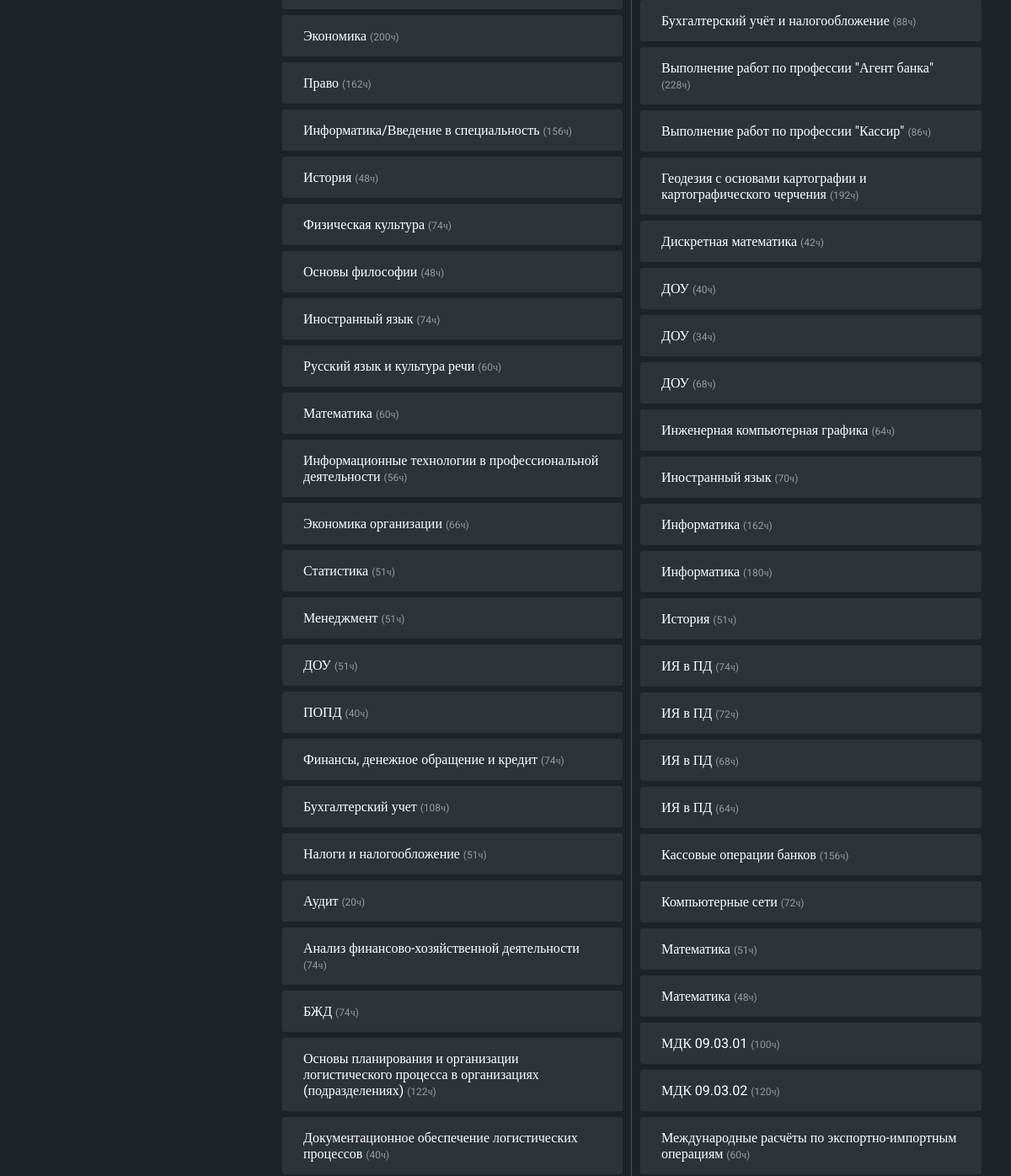
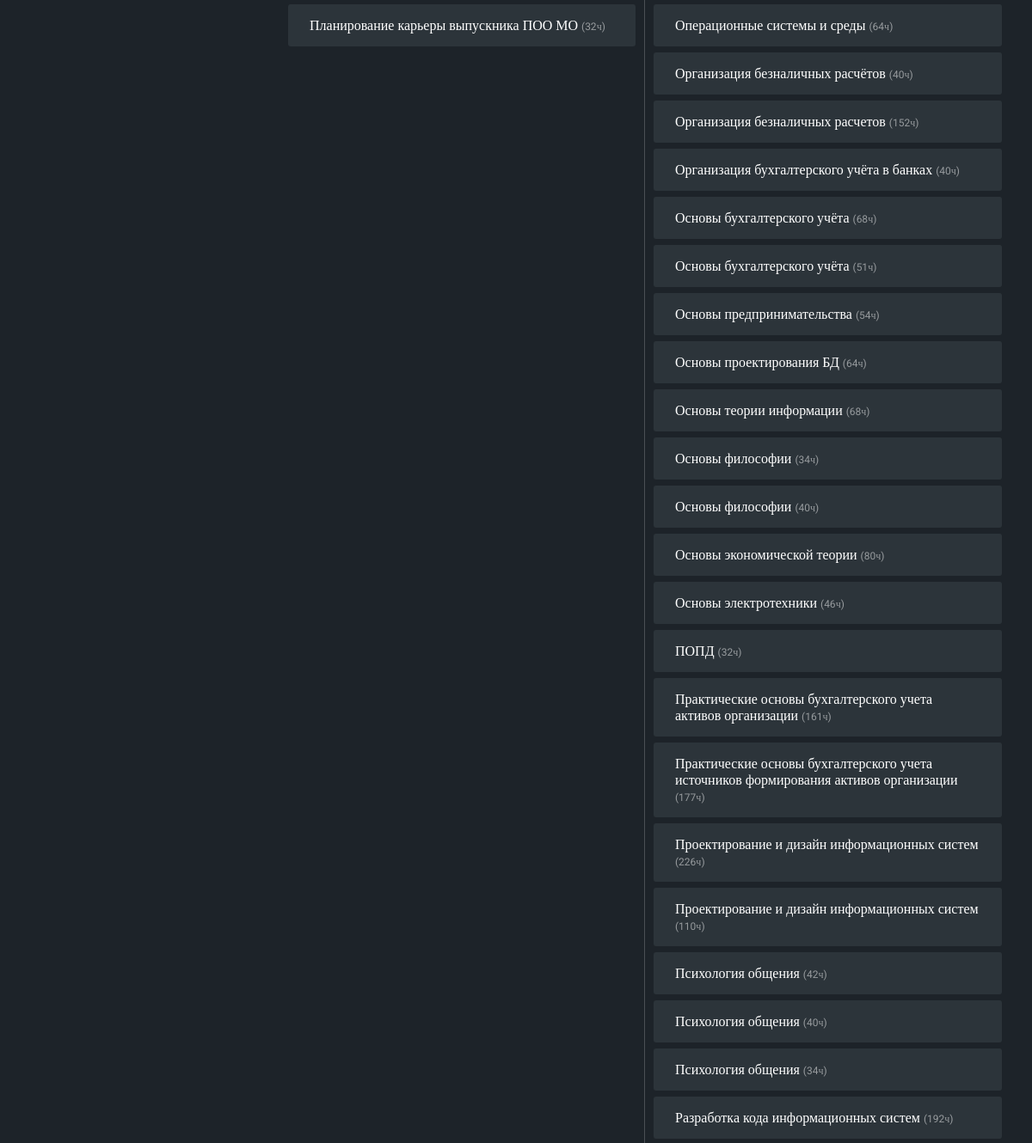
/pages/admin/edit_spec_subjects.php?id=08.01.71 (signed in, middle part), run on an earlier commit of the app's database (2 pictures, top to bottom).
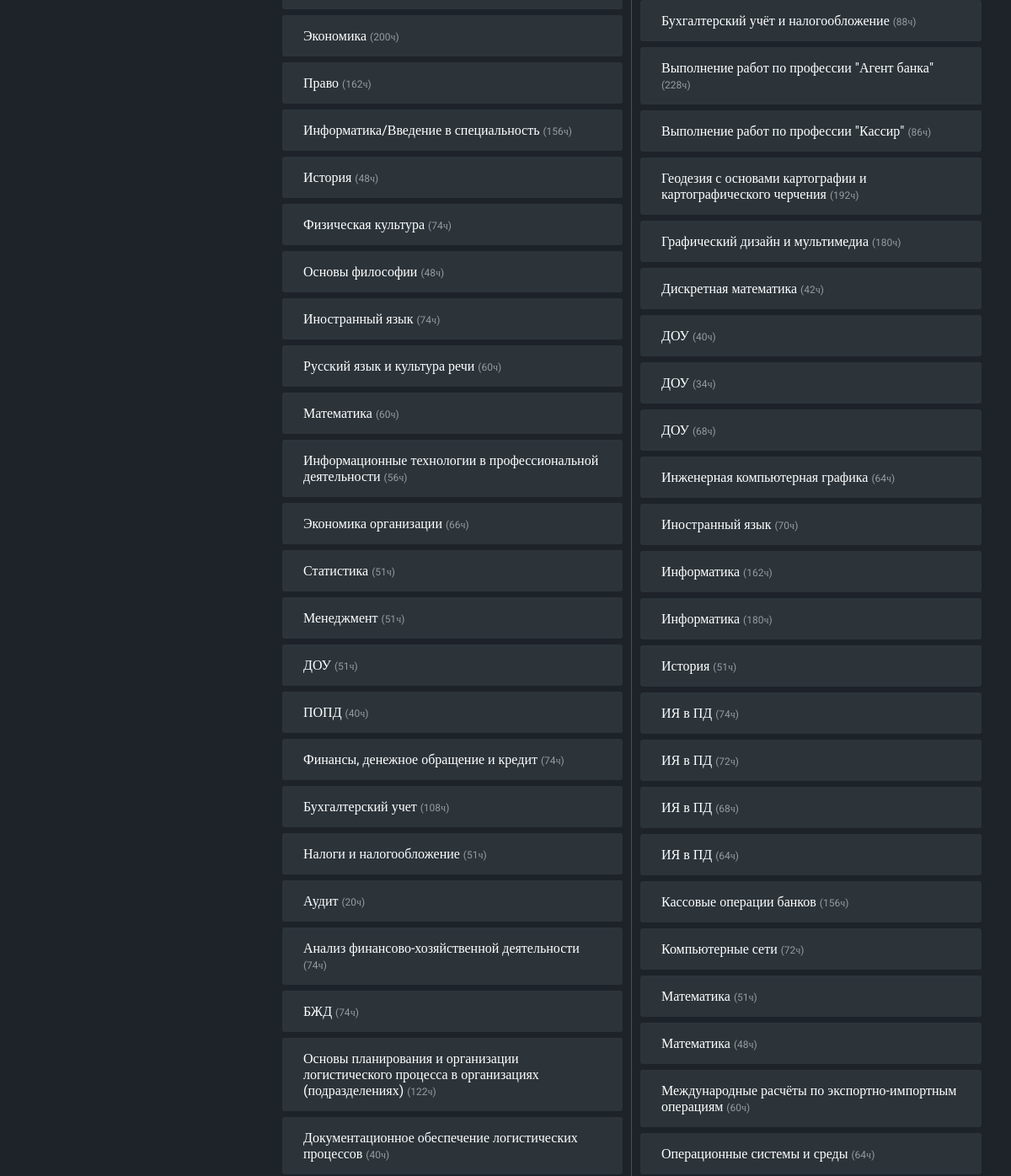
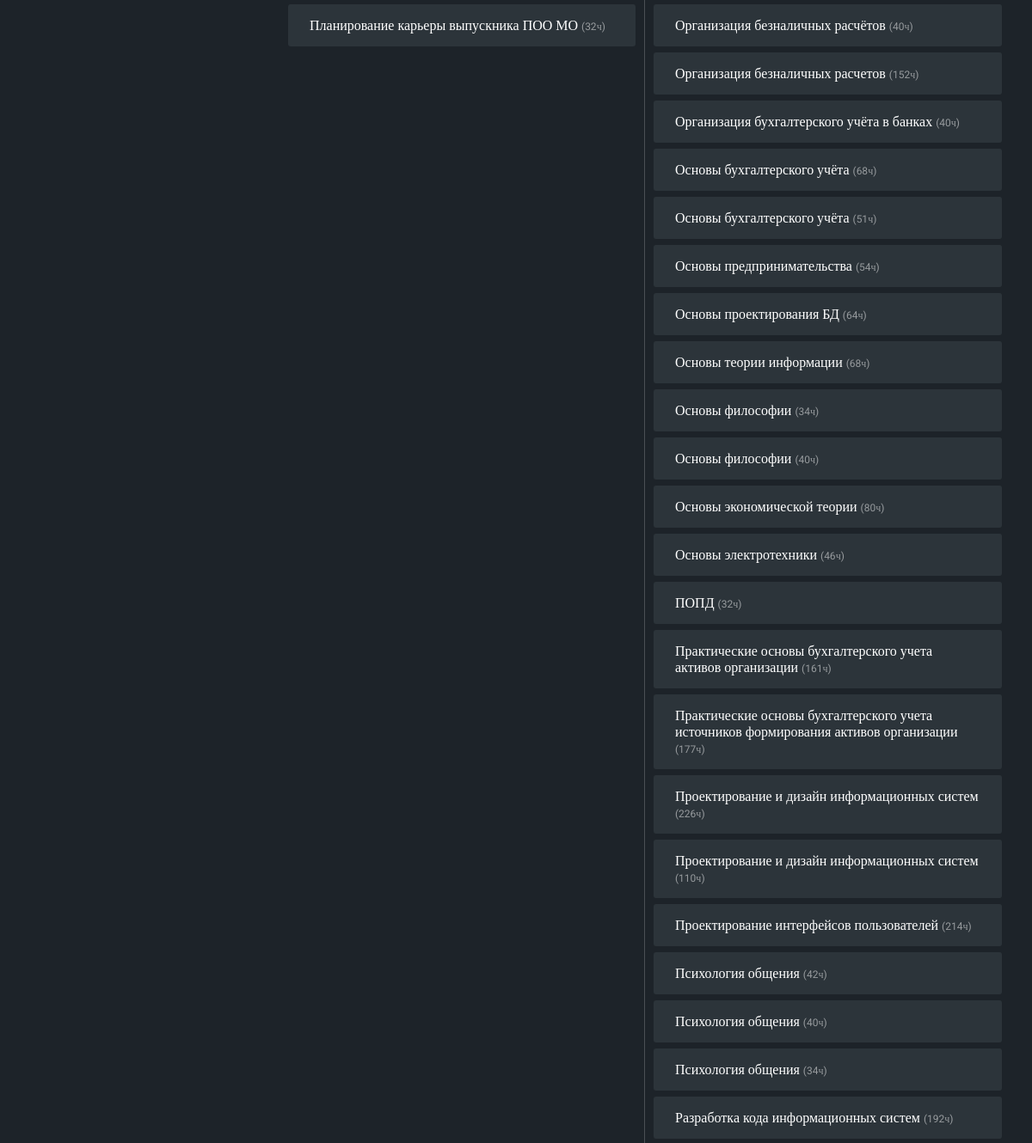
And on a later commit of the database (2 pictures, top to bottom).
### tables this page shows
CREATE TABLE `subjects` (
  `id_subject` int(11) NOT NULL,
  `id_profile` int(11) NOT NULL,
  `subject_name` varchar(255) NOT NULL,
  `subject_desc` varchar(255) DEFAULT NULL,
  `subject_hours` int(11) NOT NULL
);

### pages/admin/edit_spec_subjects.php (the view, shortened to what this page needs)
<?php
require_once './../../php/connection.php';
$idSpec = $_GET['id'];
$resultSbjc = mysqli_query($link,
"SELECT
    `subjects`.`id_subject`,
    `subjects`.`subject_name`,
    `subjects`.`subject_desc`,
    `subjects`.`subject_hours`,
    `specializations`.`specialization_name`
FROM
    `subject-specialization`,
    `subjects`,
    `specializations`
WHERE
    `subjects`.`id_subject` = `subject-specialization`.`id_subject`
AND
    `subject-specialization`.`id_specialization` = `specializations`.`id_specialization`
AND
    `subject-specialization`.`id_specialization` = '$idSpec';");
$resultSpecs = mysqli_query($link,
"SELECT
`subjects`.`id_subject`,
`subjects`.`subject_name`,
`subjects`.`subject_desc`,
`subjects`.`subject_hours`
FROM
`subjects`
WHERE `subjects`.`id_subject` NOT IN(
SELECT
`id_subject`
FROM
`subject-specialization`
WHERE
`id_specialization` = '$idSpec')
ORDER BY `subject_name`;");
$subjects = mysqli_fetch_all($resultSbjc);
$specs = mysqli_fetch_all($resultSpecs);
?>
<!DOCTYPE html>
<html lang='ru'>
<head>
    <link rel='stylesheet' href='./../../styles/style.css'>
</head>
<body>
    <main>
        <section>
            <div class="sort-subjects">
                <div class="sort-subjects__group">
                    <?
                        foreach ($subjects as $value)
                        {
                            ?>
                                <p class="subject-name" data-subjectId="<?=$value[0]?>"> <?=$value[1]?> <span> (<?=$value[3]?>ч) </span> </p>
                            <?
                        }
                    ?>
                </div>
                <div class="sort-subjects__all">
                    <?
                        foreach ($specs as $value)
                        {
                            ?>
                                <p class="subject-name" data-subjectId="<?=$value[0]?>" ><?=$value[1]?> <span> (<?=$value[3]?>ч) </span> </p>
                            <?
                        }
                    ?>
                </div>
            </div>
        </section>
    </main>
</body>
</html>

### styles/style.css (style rules this page uses)
*, *::after, *::before { box-sizing: border-box; margin: 0; padding: 0; }
html, body { width: 100%; }
html { height: 100%; }
body, input, a, textarea { font-family: "Roboto", serif; }
body { min-height: 100%; color: #FFFFFF; background-color: #1d2329; display: flex; flex-flow: row nowrap; }
main { display: flex; flex-flow: column nowrap; flex-grow: 1; }
main section { padding: 35px; }
section { width: 100%; padding: 25px; }
div.sort-subjects { display: flex; flex-flow: row nowrap; -webkit-user-select: none; user-select: none; }
div.sort-subjects .sort-subjects__all, div.sort-subjects .sort-subjects__group { display: flex; align-items: stretch; flex-flow: column nowrap; flex-grow: 1; justify-content: flex-start; min-width: 50%; padding-top: 5px; padding-bottom: 25px; }
div.sort-subjects .sort-subjects__all p, div.sort-subjects .sort-subjects__group p { margin-bottom: 7px; padding: 15px 25px; cursor: move; border-radius: 3px; background-color: #2C343A; }
div.sort-subjects .sort-subjects__all p span, div.sort-subjects .sort-subjects__group p span { font-size: 12px; opacity: 0.5; }
div.sort-subjects .sort-subjects__group { padding-right: 10px; border-right: 1px solid rgba(255, 255, 255, 0.2); }
div.sort-subjects .sort-subjects__all { padding-left: 10px; }

What changed in the data, as far as the page shows it:
removed subjects: subject_name "МДК 09.03.01", subject_hours "100"
removed subjects: subject_name "МДК 09.03.02", subject_hours "120"
added subjects: subject_name "Графический дизайн и мультимедиа", subject_hours "180"
added subjects: subject_name "Проектирование интерфейсов пользователей", subject_hours "214"
